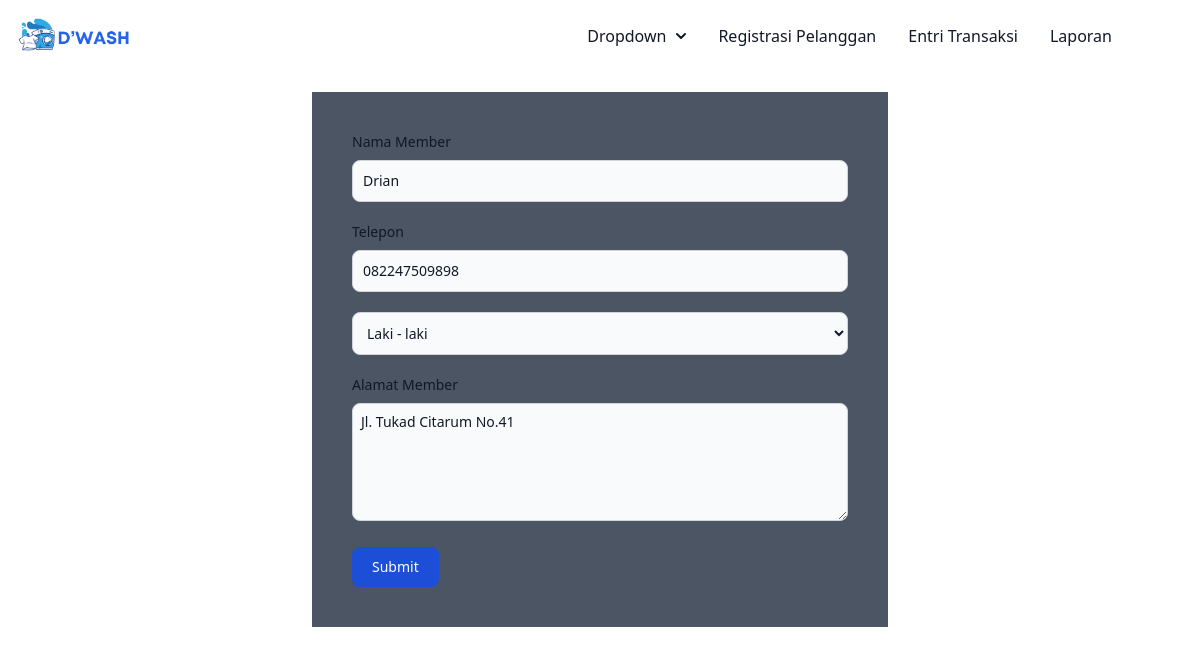
Screenshot of /dashboard.php?page=editMember&id=1 (signed in) with the database file from the repository.
### tables this page shows
CREATE TABLE `tb_member` (
  `id` int(11) NOT NULL,
  `nama` varchar(100) NOT NULL,
  `alamat` text NOT NULL,
  `jenis_kelamin` enum('male','female') NOT NULL,
  `telepon` varchar(15) NOT NULL
);

### edit/editMember.php (the view, shortened to what this page needs)
<?php
$id = $_GET['id'];
$query = mysqli_query($koneksi, "SELECT * FROM tb_member WHERE id='$id'");
$data = mysqli_fetch_assoc($query);
?>
<!DOCTYPE html>
<html lang="en">
<head>
</head>
<body>
    <form action="edit/prosesEditMember.php" method="POST" class="bg-gray-600 max-w-xl mx-auto p-10 mt-5">
        <div class="mb-5">
            <label for="namaMember" class="block mb-2 text-sm font-medium text-gray-900 dark:text-white">Nama Member</label>
            <input type="text" name="nama" id="namaMember" class="bg-gray-50 border border-gray-300 text-gray-900 text-sm rounded-lg focus:ring-blue-500 focus:border-blue-500 block w-full p-2.5 dark:bg-gray-700 dark:border-gray-600 dark:placeholder-gray-400 dark:text-white dark:focus:ring-blue-500 dark:focus:border-blue-500" placeholder="Isi Nama Member Anda" value="<?= $data["nama"] ?>" required>
        </div>
        <div class="mb-5">
            <label for="telp" class="block mb-2 text-sm font-medium text-gray-900 dark:text-white">Telepon</label>
            <input type="text" name="tlp" id="telp" class="bg-gray-50 border border-gray-300 text-gray-900 text-sm rounded-lg focus:ring-blue-500 focus:border-blue-500 block w-full p-2.5 dark:bg-gray-700 dark:border-gray-600 dark:placeholder-gray-400 dark:text-white dark:focus:ring-blue-500 dark:focus:border-blue-500" placeholder="Isi Nomor Member" value="<?= $data["telepon"] ?>" required>
        </div>
        <div class="mb-5">
            <select name="gender" id="gender" class="bg-gray-50 border border-gray-300 text-gray-900 text-sm rounded-lg focus:ring-blue-500 focus:border-blue-500 block w-full p-2.5 dark:bg-gray-700 dark:border-gray-600 dark:placeholder-gray-400 dark:text-white dark:focus:ring-blue-500 dark:focus:border-blue-500">
                <option value="male" <?php if($data["jenis_kelamin"] == "male"){ echo "selected" ; } ?>>Laki - laki</option>
            </select>
        </div>
        <div class="mb-5">
            <label for="alamatMember" class="block mb-2 text-sm font-medium text-gray-900 dark:text-white">Alamat Member</label>
            <textarea name="alamat" id="alamatMember" rows="5" class="w-full bg-gray-50 border border-gray-300 text-gray-900 text-sm rounded-lg focus:ring-blue-500 focus:border-blue-500  dark:bg-gray-700 dark:border-gray-600 dark:placeholder-gray-400 dark:text-white dark:focus:ring-blue-500 dark:focus:border-blue-500 p-2" placeholder="Isi Alamat Member"><?= $data["alamat"] ?></textarea>
        </div>
        <button type="submit" class="text-white bg-blue-700 hover:bg-blue-800 focus:ring-4 focus:outline-none focus:ring-blue-300 font-medium rounded-lg text-sm w-full sm:w-auto px-5 py-2.5 text-center dark:bg-blue-600 dark:hover:bg-blue-700 dark:focus:ring-blue-800">Submit</button>
    </form>
</body>
</html>

### rows the page displays
tb_member: nama "Drian", tlp "082247509898", gender "Laki - laki", alamat "Jl. Tukad Citarum No.41"
